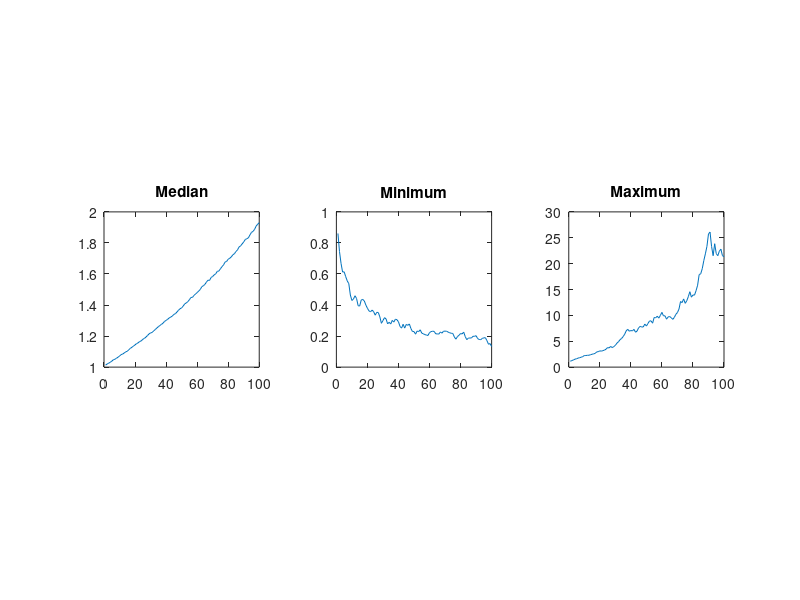

MATLAB code to generate this figure:
bet_portions = [.0309 .0649 .0129 .012 .0004 .0013 .0128 .0038];
odds = [2.05 1.667 2.1 3 1.787 1.758 1.758 2.35];
win_percent = [.52 .65 .49 .35 .56 .57 .58 .43];

win_return = bet_portions.*(odds-1);
lose_return = -bet_portions;

n_bets = length(bet_portions);
n_days = 100;
n_sims = 10000;

samples = rand(n_bets, n_days, n_sims);
samples = samples<win_percent';
percent_change = zeros(n_sims,n_days);
for i = 1:n_sims
    percent_change(i,:) = win_return*samples(:,:,i) + lose_return*not(samples(:,:,i));
end
total = cumprod(1+percent_change,2);
subplot(131)
plot(median(total))
title('Median')
axis square
subplot(132)
plot(min(total))
title('Minimum')
axis square
subplot(133)
plot(max(total))
title('Maximum')
axis square
